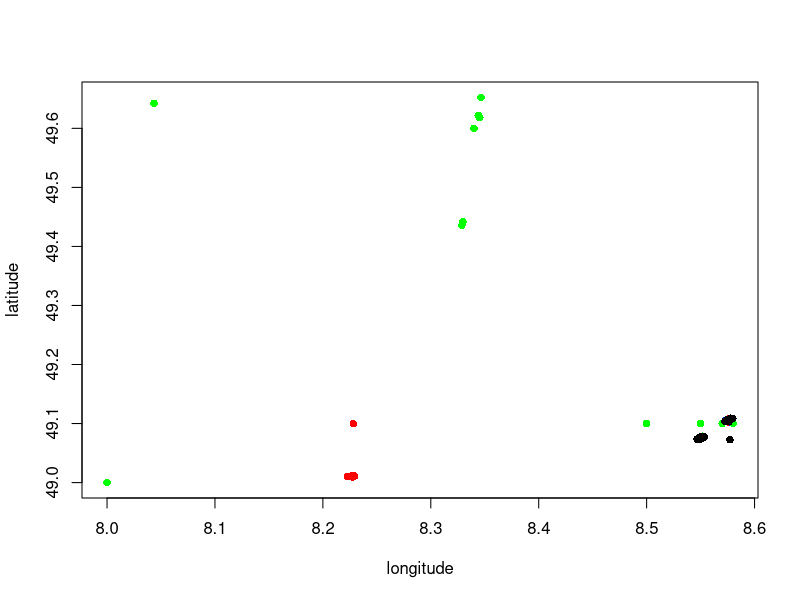

Write the R code that produced this figure. (Note: this script raises an error after producing the figure.)
library(raster)
### Check your working directory and
### set it, if not on the right path!
getwd()

### Read site data ####
sites <- read.table("data/header_2015-2018.csv", sep=" ", header=TRUE)

### First plot
sites$color <- 1 + sites$year - min(sites$year, na.rm = TRUE)
mycolors <- c("blue", "red", "green", "black")
plot(latitude ~ longitude, data = sites, col = mycolors[sites$color], pch=16)

### Task: How many vegetation plots per year?
### Hing: table()

### Plot with Shape file
shp <- getData("GADM", country='DE', level=3, path = "../")
shp[shp@data$NAME_2 %in% c(Baden)]

sregion <- shp[shp@data$NAME_1 %in% c("Rheinland-Pfalz", "Baden-Württemberg"),]

ka <- shp[sregion@data$NAME_2 %in% c("Karlsruhe"),]   #, "Germersheim", "Südwestpfalz", "Südliche Weinstraße"),]

plot(latitude ~ longitude, data = sites, col = mycolors[sites$color], pch=16, asp=1)
plot(ka, add=TRUE)

### TASK: Add a legend (year, colors) and write the map figure into a pdf file into a new folder "figures".
### Hints: legend(), pdf(), dev.off()
